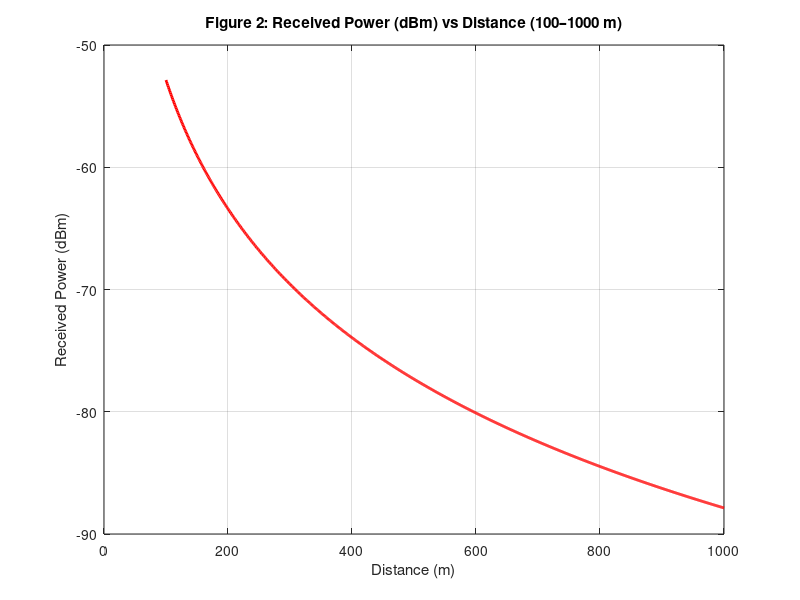
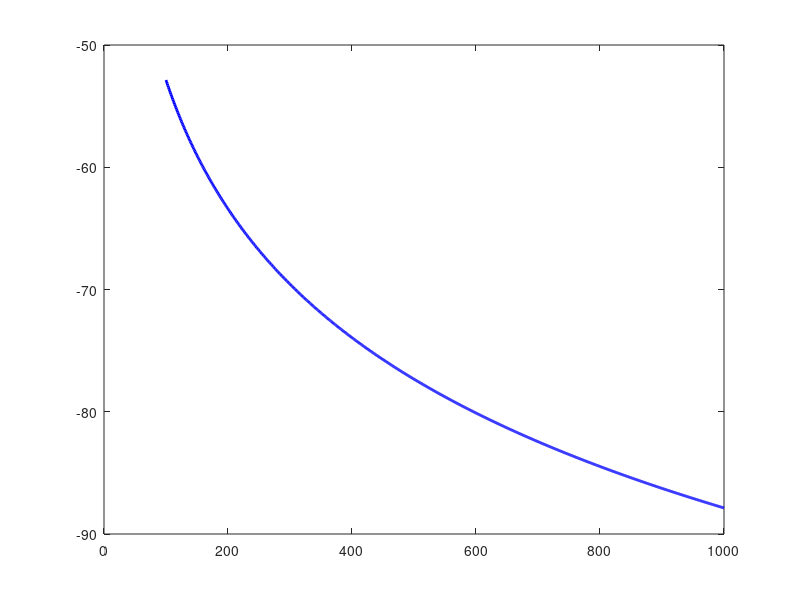

The MATLAB source for these figures, in order: (Note: this script raises an error after producing the figures.)
%% Link Budget Analysis
clear; clc; close all;

% --- Parameters ---
Pt = 43;        % Tx Power (dBm)
Gt = 15;        % Tx Antenna Gain (dBi)
Gr = 0;         % Rx Antenna Gain (dBi)
Lf = 2;         % Feeder Loss (dB)
Lc = 1;         % Connector Loss (dB)
Lb = 3;         % Body Loss (dB)
Lp = 10;        % Penetration Loss (dB)
Li = 2;         % Implementation Loss (dB)
sigma = 6;      % Shadowing std dev (dB)
P_edge = 0.95;  % Target cell-edge coverage
Ms = sqrt(2)*sigma*erfcinv(2*(1 - P_edge));   % Shadowing Margin (dB) = 1.645*sigma = 9.87 dB
Mf = 3;         % Fast Fading Margin (dB)
Pmin = -100;    % Rx Sensitivity (dBm)
n = 3.5;        % Path Loss Exponent
d0 = 100;       % Reference distance (m)
PL_d0 = 80;     % Reference Path Loss at d0 (dB)
Bc = 200e3;     % Channel Bandwidth (Hz)
NF = 7;         % Noise Figure (dB)

% --- 4.1 EIRP Calculation ---
EIRP = Pt + Gt - Lf - Lc;

% --- 4.2 Total Losses (excluding Path Loss) ---
L_total = Lf + Lc + Lb + Lp + Li + Ms + Mf;

% --- 4.3 Path Loss & Received Power calculation ---
d = 100:1:1000; % Distance from 100m to 1km
PL = PL_d0 + 10*n*log10(d/d0);
Pr = Pt + Gt + Gr - L_total - PL;

% --- 5.1 Noise Floor ---
N_floor = -174 + 10*log10(Bc) + NF;
SNR = Pr(end) - N_floor;

% --- Console Output ---
fprintf('========================================\n');
fprintf('       LINK BUDGET ANALYSIS RESULTS      \n');
fprintf('========================================\n');
fprintf('EIRP:                %.2f dBm\n', EIRP);
fprintf('Total System Loss:   %.2f dB\n', L_total);
fprintf('Path Loss at 1km:    %.2f dB\n', PL(end));
fprintf('Received Power (1km):%.2f dBm\n', Pr(end));
fprintf('Noise Floor:         %.2f dBm\n', N_floor);
fprintf('SNR at Cell Edge:    %.2f dB\n', SNR);
fprintf('Shadowing Margin:    %.2f dB (%.0f %% edge coverage)\n', Ms, 100*P_edge);
fprintf('Link Margin:         %.2f dB\n', Pr(end) - Pmin);
fprintf('========================================\n');

% --- Plot Figure 2: Received Power vs Distance ---
figure(2);
plot(d, Pr, 'r', 'LineWidth', 2);
xlabel('Distance (m)');
ylabel('Received Power (dBm)');
title('Figure 2: Received Power (dBm) vs Distance (100–1000 m)');
grid on;
saveas(gcf, 'Figure2_Pr_vs_Distance.png');

% --- Plot Figure 3: Coverage Analysis ---
figure(3);
plot(d, Pr, 'b', 'LineWidth', 2); hold on;
yline(N_floor, 'k--', sprintf('Noise Floor (%.0f dBm)', N_floor), 'LabelHorizontalAlignment', 'right');
yline(Pmin, 'r:', 'Rx Sensitivity (-100 dBm)', 'LabelHorizontalAlignment', 'right');
xlabel('Distance (m)');
ylabel('Power Level (dBm)');
title('Figure 3: Noise Floor vs Signal Level vs Distance');
legend('Received Signal (Pr)', 'Noise Floor', 'Receiver Sensitivity');
grid on;
saveas(gcf, 'Figure3_Coverage_Limit.png');
